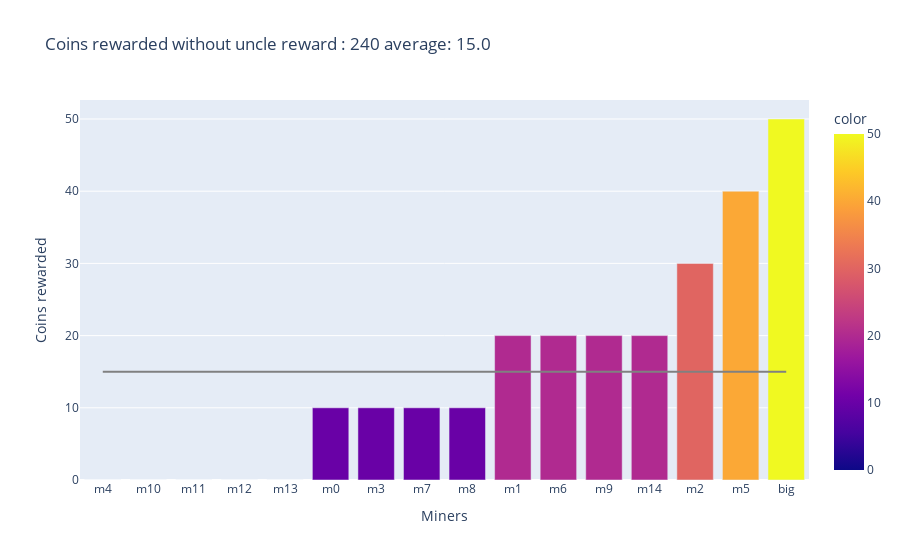
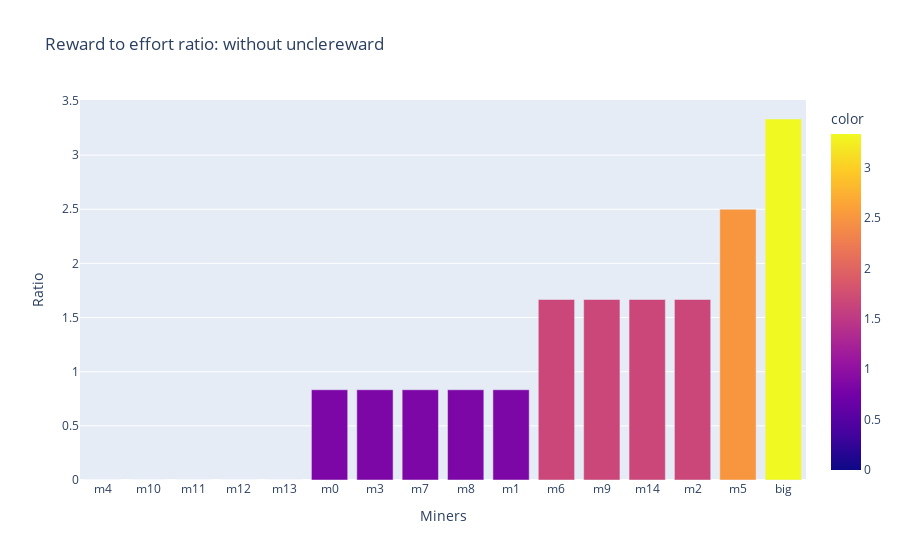
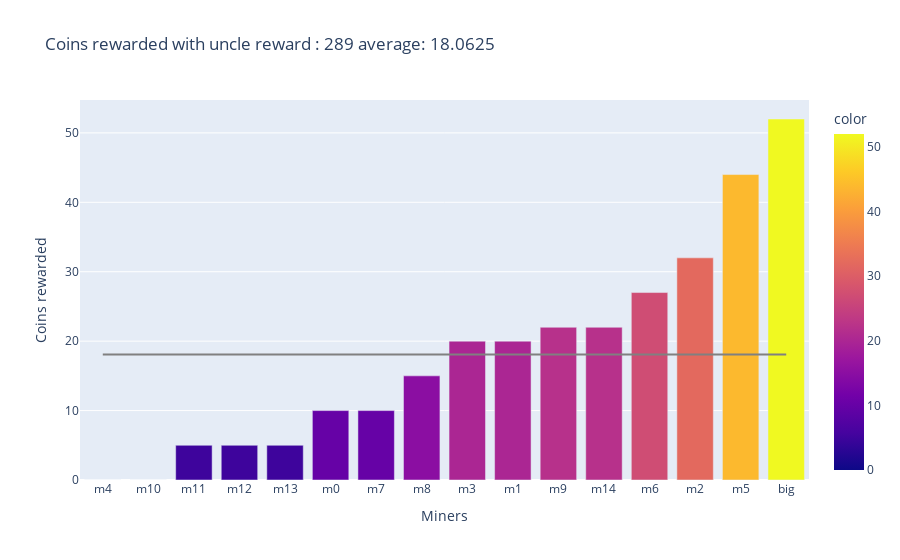
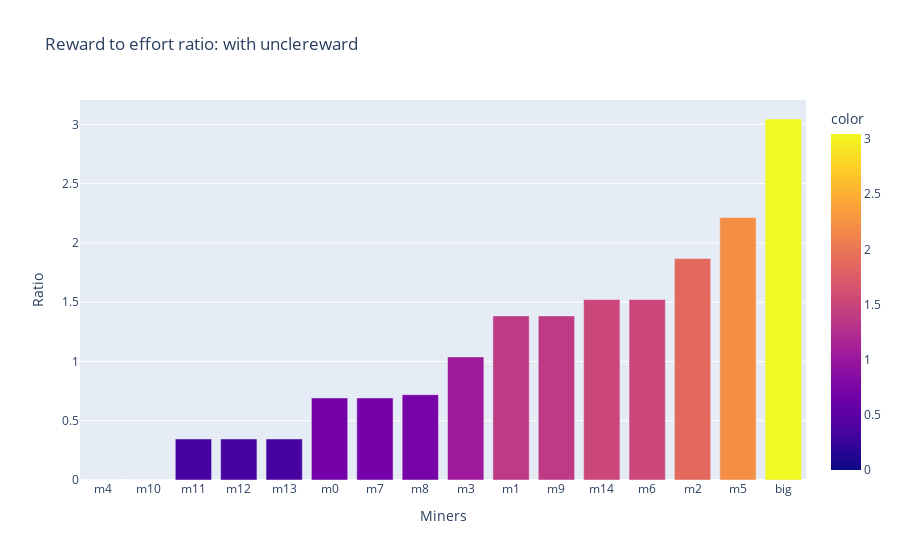

The notebook cell saved with these charts, in order:
### Markdown cell above
## Modelling blockchain with uncle reward

### Code cell
#Declearing blockchain and printing properties
bc = Blockchain("0", 5)
miners = []
for i in range(15):
    m = Miner(1, "m"+str(i), bc)
    miners.append(m)

big = Miner(5, "big", bc)
while bc.size < 31:
    big.PoWSolver()

    for m in miners:
        m.PoWSolver()

    big.UpdateLast()
    
    for m in miners:
        m.UpdateLast()
#appended to calculate rewards
miners.append(big)
analyzeBlockchain(miners,bc)

### Figure 1 — Plotly figure (JSON) as saved in the notebook; plotly's stock layout.template omitted (floating-point values rounded to 4 significant figures)
{"data": [{"alignmentgroup": "True", "hovertemplate": "Miners=%{x}<br>Coins rewarded=%{y}<br>color=%{marker.color}<extra></extra>", "legendgroup": "", "marker": {"color": [0, 0, 0, 0, 0, 10, 10, 10, 10, 20, 20, 20, 20, 30, 40, 50], "coloraxis": "coloraxis", "pattern": {"shape": ""}}, "name": "", "offsetgroup": "", "orientation": "v", "showlegend": false, "textposition": "auto", "type": "bar", "x": ["m4", "m10", "m11", "m12", "m13", "m0", "m3", "m7", "m8", "m1", "m6", "m9", "m14", "m2", "m5", "big"], "xaxis": "x", "y": [0, 0, 0, 0, 0, 10, 10, 10, 10, 20, 20, 20, 20, 30, 40, 50], "yaxis": "y"}, {"line": {"color": "gray"}, "mode": "lines", "showlegend": false, "type": "scatter", "x": ["m4", "m10", "m11", "m12", "m13", "m0", "m3", "m7", "m8", "m1", "m6", "m9", "m14", "m2", "m5", "big"], "y": [15, 15, 15, 15, 15, 15, 15, 15, 15, 15, 15, 15, 15, 15, 15, 15]}], "layout": {"barmode": "relative", "coloraxis": {"colorbar": {"title": {"text": "color"}}, "colorscale": [[0, "#0d0887"], [0.1111, "#46039f"], [0.2222, "#7201a8"], [0.3333, "#9c179e"], [0.4444, "#bd3786"], [0.5556, "#d8576b"], [0.6667, "#ed7953"], [0.7778, "#fb9f3a"], [0.8889, "#fdca26"], [1, "#f0f921"]]}, "legend": {"tracegroupgap": 0}, "title": {"text": "Coins rewarded without uncle reward : 240 average: 15.0"}, "xaxis": {"anchor": "y", "domain": [0, 1], "title": {"text": "Miners"}}, "yaxis": {"anchor": "x", "domain": [0, 1], "title": {"text": "Coins rewarded"}}}}

### Figure 2 — Plotly figure (JSON) as saved in the notebook; plotly's stock layout.template omitted (floating-point values rounded to 4 significant figures)
{"data": [{"alignmentgroup": "True", "hovertemplate": "Miners=%{x}<br>Ratio=%{y}<br>color=%{marker.color}<extra></extra>", "legendgroup": "", "marker": {"color": [0, 0, 0, 0, 0, 0.8333, 0.8333, 0.8333, 0.8333, 0.8333, 1.667, 1.667, 1.667, 1.667, 2.5, 3.333], "coloraxis": "coloraxis", "pattern": {"shape": ""}}, "name": "", "offsetgroup": "", "orientation": "v", "showlegend": false, "textposition": "auto", "type": "bar", "x": ["m4", "m10", "m11", "m12", "m13", "m0", "m3", "m7", "m8", "m1", "m6", "m9", "m14", "m2", "m5", "big"], "xaxis": "x", "y": [0, 0, 0, 0, 0, 0.8333, 0.8333, 0.8333, 0.8333, 0.8333, 1.667, 1.667, 1.667, 1.667, 2.5, 3.333], "yaxis": "y"}], "layout": {"barmode": "relative", "coloraxis": {"colorbar": {"title": {"text": "color"}}, "colorscale": [[0, "#0d0887"], [0.1111, "#46039f"], [0.2222, "#7201a8"], [0.3333, "#9c179e"], [0.4444, "#bd3786"], [0.5556, "#d8576b"], [0.6667, "#ed7953"], [0.7778, "#fb9f3a"], [0.8889, "#fdca26"], [1, "#f0f921"]]}, "legend": {"tracegroupgap": 0}, "title": {"text": "Reward to effort ratio: without unclereward"}, "xaxis": {"anchor": "y", "domain": [0, 1], "title": {"text": "Miners"}}, "yaxis": {"anchor": "x", "domain": [0, 1], "title": {"text": "Ratio"}}}}

### Figure 3 — Plotly figure (JSON) as saved in the notebook; plotly's stock layout.template omitted (floating-point values rounded to 4 significant figures)
{"data": [{"alignmentgroup": "True", "hovertemplate": "Miners=%{x}<br>Coins rewarded=%{y}<br>color=%{marker.color}<extra></extra>", "legendgroup": "", "marker": {"color": [0, 0, 5, 5, 5, 10, 10, 15, 20, 20, 22, 22, 27, 32, 44, 52], "coloraxis": "coloraxis", "pattern": {"shape": ""}}, "name": "", "offsetgroup": "", "orientation": "v", "showlegend": false, "textposition": "auto", "type": "bar", "x": ["m4", "m10", "m11", "m12", "m13", "m0", "m7", "m8", "m3", "m1", "m9", "m14", "m6", "m2", "m5", "big"], "xaxis": "x", "y": [0, 0, 5, 5, 5, 10, 10, 15, 20, 20, 22, 22, 27, 32, 44, 52], "yaxis": "y"}, {"line": {"color": "gray"}, "mode": "lines", "showlegend": false, "type": "scatter", "x": ["m4", "m10", "m11", "m12", "m13", "m0", "m7", "m8", "m3", "m1", "m9", "m14", "m6", "m2", "m5", "big"], "y": [18.06, 18.06, 18.06, 18.06, 18.06, 18.06, 18.06, 18.06, 18.06, 18.06, 18.06, 18.06, 18.06, 18.06, 18.06, 18.06]}], "layout": {"barmode": "relative", "coloraxis": {"colorbar": {"title": {"text": "color"}}, "colorscale": [[0, "#0d0887"], [0.1111, "#46039f"], [0.2222, "#7201a8"], [0.3333, "#9c179e"], [0.4444, "#bd3786"], [0.5556, "#d8576b"], [0.6667, "#ed7953"], [0.7778, "#fb9f3a"], [0.8889, "#fdca26"], [1, "#f0f921"]]}, "legend": {"tracegroupgap": 0}, "title": {"text": "Coins rewarded with uncle reward : 289 average: 18.0625"}, "xaxis": {"anchor": "y", "domain": [0, 1], "title": {"text": "Miners"}}, "yaxis": {"anchor": "x", "domain": [0, 1], "title": {"text": "Coins rewarded"}}}}

### Figure 4 — Plotly figure (JSON) as saved in the notebook; plotly's stock layout.template omitted (floating-point values rounded to 4 significant figures)
{"data": [{"alignmentgroup": "True", "hovertemplate": "Miners=%{x}<br>Ratio=%{y}<br>color=%{marker.color}<extra></extra>", "legendgroup": "", "marker": {"color": [0, 0, 0.346, 0.346, 0.346, 0.692, 0.692, 0.7197, 1.038, 1.384, 1.384, 1.522, 1.522, 1.869, 2.215, 3.045], "coloraxis": "coloraxis", "pattern": {"shape": ""}}, "name": "", "offsetgroup": "", "orientation": "v", "showlegend": false, "textposition": "auto", "type": "bar", "x": ["m4", "m10", "m11", "m12", "m13", "m0", "m7", "m8", "m3", "m1", "m9", "m14", "m6", "m2", "m5", "big"], "xaxis": "x", "y": [0, 0, 0.346, 0.346, 0.346, 0.692, 0.692, 0.7197, 1.038, 1.384, 1.384, 1.522, 1.522, 1.869, 2.215, 3.045], "yaxis": "y"}], "layout": {"barmode": "relative", "coloraxis": {"colorbar": {"title": {"text": "color"}}, "colorscale": [[0, "#0d0887"], [0.1111, "#46039f"], [0.2222, "#7201a8"], [0.3333, "#9c179e"], [0.4444, "#bd3786"], [0.5556, "#d8576b"], [0.6667, "#ed7953"], [0.7778, "#fb9f3a"], [0.8889, "#fdca26"], [1, "#f0f921"]]}, "legend": {"tracegroupgap": 0}, "title": {"text": "Reward to effort ratio: with unclereward"}, "xaxis": {"anchor": "y", "domain": [0, 1], "title": {"text": "Miners"}}, "yaxis": {"anchor": "x", "domain": [0, 1], "title": {"text": "Ratio"}}}}
